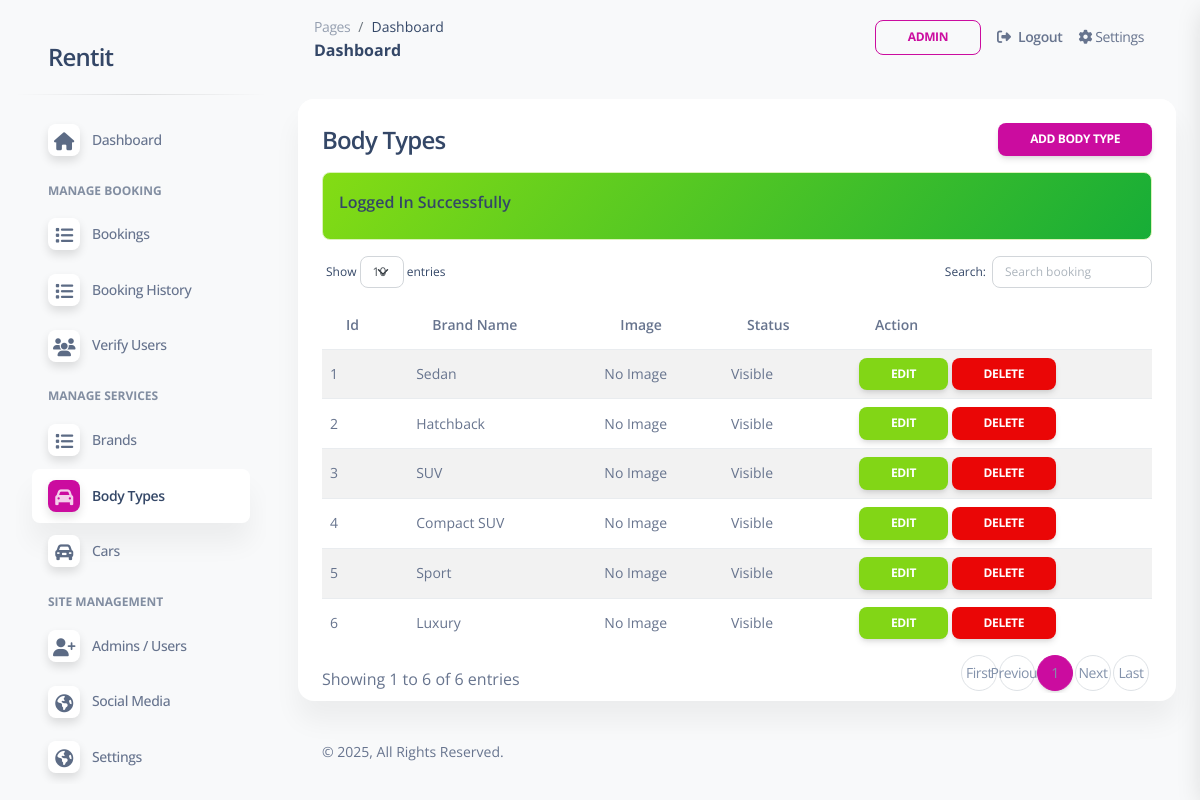
The page /admin/body-types.php (signed in) on the database its author committed.
### tables this page shows
CREATE TABLE `web_settings` (
  `id` int(11) UNSIGNED NOT NULL,
  `title` varchar(255) NOT NULL,
  `url` varchar(255) DEFAULT NULL,
  `description` varchar(1000) DEFAULT NULL,
  `logo` varchar(100) DEFAULT NULL,
  `address` varchar(500) DEFAULT NULL,
  `email1` varchar(100) DEFAULT NULL,
  `email2` varchar(100) DEFAULT NULL,
  `phone1` varchar(15) DEFAULT NULL,
  `phone2` varchar(15) DEFAULT NULL
);

CREATE TABLE `body_types` (
  `id` int(11) UNSIGNED NOT NULL,
  `name` varchar(100) NOT NULL,
  `slug` varchar(150) NOT NULL,
  `image` varchar(100) DEFAULT NULL,
  `status` tinyint(1) NOT NULL DEFAULT 0 COMMENT '0=shown,1=hide',
  `created_at` DATE DEFAULT (CURRENT_DATE)

);

### admin/body-types.php (the view, shortened to what this page needs)
<?php include('includes/header.php'); ?>
    <div class="row">
        <div class="col-12">
            <div class="card mb-4">
                <div class="card-header pb-0">
                    <h4>Body Types
                        <a href="body-types-create.php" class="btn btn-primary btn-sm float-end">Add Body Type</a>
                    </h4>
                </div>
                <div class="card-body pt-0 pb-2">
                    <div class="table-responsive p-0">
                        <table id="myTable" class="table table-striped align-items-center justify-content-center">
                            <thead>
                                <tr>
                                    <th>Id</th>
                                    <th>Brand Name</th>
                                    <th>Image</th>
                                    <th>Status</th>
                                    <th>Action</th>
                                </tr>
                            </thead>
                            <tbody>
                                <?php
                                    $bodyTypes = getAll('body_types');
                                    if($bodyTypes)
                                    {
                                        if(mysqli_num_rows($bodyTypes) > 0){
                                            foreach($bodyTypes as $bodyTypeItem) :
                                            ?>
                                            <tr>
                                                <td><?= $bodyTypeItem['id']; ?></td>
                                                <td><?= $bodyTypeItem['name']; ?></td>
                                                <td>
                                                    <?php if($bodyTypeItem['image'] != ''){ ?>
                                                        <img src="<?= '../'.$bodyTypeItem['image']; ?>" style="width: 50px;height: 50px;" alt="Brand" />
                                                    <?php }else{ echo "No Image"; } ?>
                                                </td>
                                                <td><?= $bodyTypeItem['status'] == true ? 'Hidden':'Visible'; ?></td>
                                                <td>
                                                    <a href="body-types-edit.php?id=<?= $bodyTypeItem['id'];?>" class="btn mb-0 btn-success btn-sm">Edit</a>
                                                    <a href="body-types-delete.php?id=<?= $bodyTypeItem['id'];?>"
                                                        onclick="return confirm('Are you sure you want to delete data?')"
                                                        class="btn mb-0 btn-danger btn-sm">
                                                        Delete
                                                    </a>
                                                </td>
                                            </tr>
                                            <?php
                                            endforeach;
                                        }else{
                                            ?>
                                            <tr>
                                                <td colspan="5">No Record Found!</td>
                                            </tr>
                                            <?php
                                        }
                                    }
                                    else
                                    {
                                        ?>
                                        <tr>
                                            <td colspan="5">No Record Available</td>
                                        </tr>
                                        <?php
                                    }
                                ?>
                            </tbody>
                        </table>
                    </div>
                </div>
            </div>
        </div>
    </div>
<?php include('includes/footer.php'); ?>

### admin/includes/sidebar.php (shortened to what this page needs)
<?php
$pageName = substr($_SERVER["SCRIPT_NAME"],strrpos($_SERVER["SCRIPT_NAME"],"/")+1);
?>
<aside class="sidenav navbar navbar-vertical navbar-expand-xs border-0 border-radius-xl my-3 fixed-start ms-3 " id="sidenav-main">
    <div class="sidenav-header">
      <a class="navbar-brand m-0" href="dashboard.php" target="_blank">
        <h4><?= webSetting('title') ?? 'Funda Services'; ?></h4>
      </a>
    </div>
    <hr class="horizontal dark mt-0">
    <div class="collapse navbar-collapse w-auto" id="sidenav-collapse-main">
      <ul class="navbar-nav">
        <li class="nav-item">
          <a class="nav-link
            <?= $pageName == "dashboard.php"?'active':'' ?>" href="dashboard.php">
            <div class="icon icon-shape icon-sm shadow border-radius-md bg-white text-center me-2 d-flex align-items-center justify-content-center">
                <i class="fa fa-home <?= $pageName == "dashboard.php"?'text-white':'text-dark' ?>   text-lg"></i>
            </div>
            <span class="nav-link-text ms-1">Dashboard</span>
          </a>
        </li>
        <li class="nav-item mt-3">
          <h6 class="ps-4 ms-2 text-uppercase text-xs font-weight-bolder opacity-6">Manage Booking</h6>
        </li>
        <li class="nav-item">
          <a class="nav-link  <?= $pageName == "bookings.php"?'active':'' ?>"  href="bookings.php">
            <div class="icon icon-shape icon-sm shadow border-radius-md bg-white text-center me-2 d-flex align-items-center justify-content-center">
                <i class="fa fa-list <?= $pageName == "bookings.php"?'text-white':'text-dark' ?>   text-lg"></i>
            </div>
            <span class="nav-link-text ms-1">Bookings</span>
          </a>
        </li>
        <li class="nav-item">
          <a class="nav-link <?= $pageName == "booking-history.php"?'active':'' ?>" href="booking-history.php">
            <div class="icon icon-shape icon-sm shadow border-radius-md bg-white text-center me-2 d-flex align-items-center justify-content-center">
                <i class="fa fa-list <?= $pageName == "booking-history.php"?'text-white':'text-dark' ?> text-lg"></i>
            </div>
            <span class="nav-link-text ms-1">Booking History</span>
          </a>
        </li>
        <li class="nav-item">
          <a class="nav-link <?= $pageName == "verify-users.php"?'active':'' ?>" href="verify-users.php">
            <div class="icon icon-shape icon-sm shadow border-radius-md bg-white text-center me-2 d-flex align-items-center justify-content-center">
                <i class="fa fa-users <?= $pageName == "verify-users.php"?'text-white':'text-dark' ?> text-lg"></i>
            </div>
            <span class="nav-link-text ms-1">Verify Users</span>
          </a>
        </li>
        <li class="nav-item mt-3">
          <h6 class="ps-4 ms-2 text-uppercase text-xs font-weight-bolder opacity-6">Manage Services</h6>
        </li>
        <li class="nav-item">
          <a class="nav-link <?= $pageName == "brands.php"?'active':'' ?>" href="brands.php">
            <div class="icon icon-shape icon-sm shadow border-radius-md bg-white text-center me-2 d-flex align-items-center justify-content-center">
                <i class="fa fa-list <?= $pageName == "brands.php"?'text-white':'text-dark' ?>   text-lg"></i>
            </div>
            <span class="nav-link-text ms-1">Brands</span>
          </a>
        </li>
        <li class="nav-item">
          <a class="nav-link
            <?= $pageName == "body-types.php"?'active':'' ?>"
            href="body-types.php">
            <div class="icon icon-shape icon-sm shadow border-radius-md bg-white text-center me-2 d-flex align-items-center justify-content-center">
                <i class="fa fa-car <?= $pageName == "body-types.php"?'text-white':'text-dark' ?>   text-lg"></i>
            </div>
            <span class="nav-link-text ms-1">Body Types</span>
          </a>
        </li>
        <li class="nav-item">
          <a class="nav-link <?= $pageName == "cars.php"?'active':'' ?>" href="cars.php">
            <div class="icon icon-shape icon-sm shadow border-radius-md bg-white text-center me-2 d-flex align-items-center justify-content-center">
                <i class="fa fa-car-alt <?= $pageName == "cars.php"?'text-white':'text-dark' ?>   text-lg"></i>
            </div>
            <span class="nav-link-text ms-1">Cars</span>
          </a>
        </li>
        <li class="nav-item mt-3">
          <h6 class="ps-4 ms-2 text-uppercase text-xs font-weight-bolder opacity-6">Site Management</h6>
        </li>
        <li class="nav-item">
          <a class="nav-link <?= $pageName == "users.php"?'active':'' ?>" href="users.php">
            <div class="icon icon-shape icon-sm shadow border-radius-md bg-white text-center me-2 d-flex align-items-center justify-content-center">
                <i class="fa fa-user-plus <?= $pageName == "users.php"?'text-white':'text-dark' ?>   text-lg"></i>
            </div>
            <span class="nav-link-text ms-1">Admins / Users</span>
          </a>
        </li>
        <li class="nav-item">
          <a class="nav-link <?= $pageName == "social-media.php"?'active':'' ?>" href="social-media.php">
            <div class="icon icon-shape icon-sm shadow border-radius-md bg-white text-center me-2 d-flex align-items-center justify-content-center">
                <i class="fa fa-globe <?= $pageName == "social-media.php"?'text-white':'text-dark' ?>   text-lg"></i>
            </div>
            <span class="nav-link-text ms-1">Social Media</span>
          </a>
        </li>
        <li class="nav-item">
          <a class="nav-link <?= $pageName == "settings.php"?'active':'' ?>"
          href="settings.php">
            <div class="icon icon-shape icon-sm shadow border-radius-md bg-white text-center me-2 d-flex align-items-center justify-content-center">
                <i class="fa fa-globe <?= $pageName == "settings.php"?'text-white':'text-dark' ?> text-lg" ></i>
            </div>
            <span class="nav-link-text ms-1">Settings</span>
          </a>
        </li>
      </ul>
    </div>
  </aside>

### admin/assets/css/nucleo-svg.css (style rules this page uses)
.icon { display: inline-block; color: #111111; height: 1em; width: 1em; }
.icon-sm { height: 0.8em; width: 0.8em; }
.icon { fill: currentColor; stroke: none; }

### rows shown on the page
web_settings: title "Rentit"
body_types: id "1", name "Sedan", image "No Image", status "Visible"
body_types: id "2", name "Hatchback", image "No Image", status "Visible"
body_types: id "3", name "SUV", image "No Image", status "Visible"
body_types: id "4", name "Compact SUV", image "No Image", status "Visible"
body_types: id "5", name "Sport", image "No Image", status "Visible"
body_types: id "6", name "Luxury", image "No Image", status "Visible"

### other values the page prints
$_SESSION['loggedInUser']['name'] "ADMIN"
$_SESSION['status'] "Logged In Successfully"
